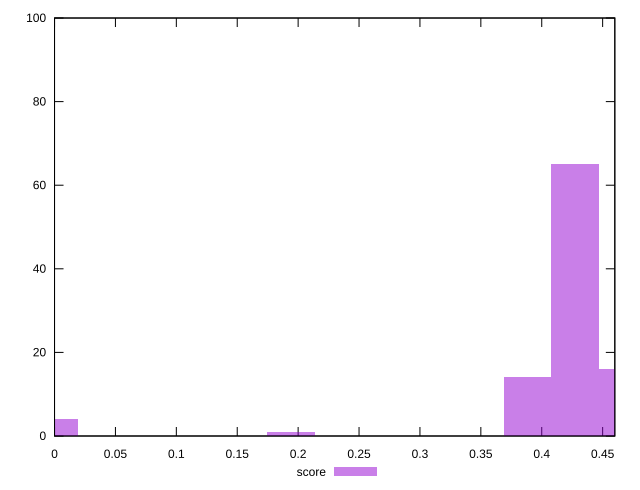

Write the gnuplot code that produced this figure.
reset

$score <<EOF
0.3884601475169713 14
0.4273061622686684 65
0.4661521770203655 16
0 4
0.19423007375848564 1
EOF

set key outside below
set boxwidth 0.038846014751697126
set xrange [0:0.46]
set yrange [0:100]
set trange [0:100]
set style fill transparent solid 0.5 noborder
set terminal svg size 640, 490 enhanced background rgb 'white'
set output "reprap/render-blocking-resources/samples/pages+cached+noexternal+nomedia+nocss/score/histogram.svg"

plot $score title "score" with boxes

reset
